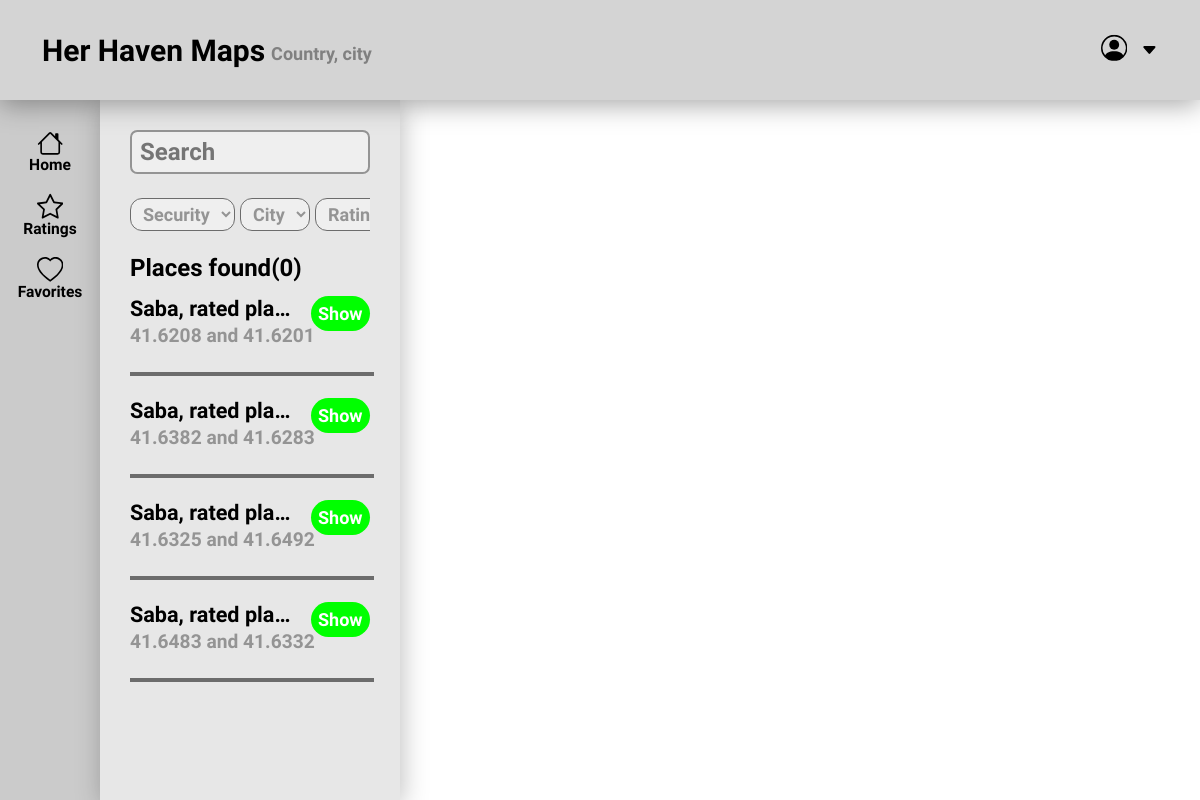
Before: / with the older database file.
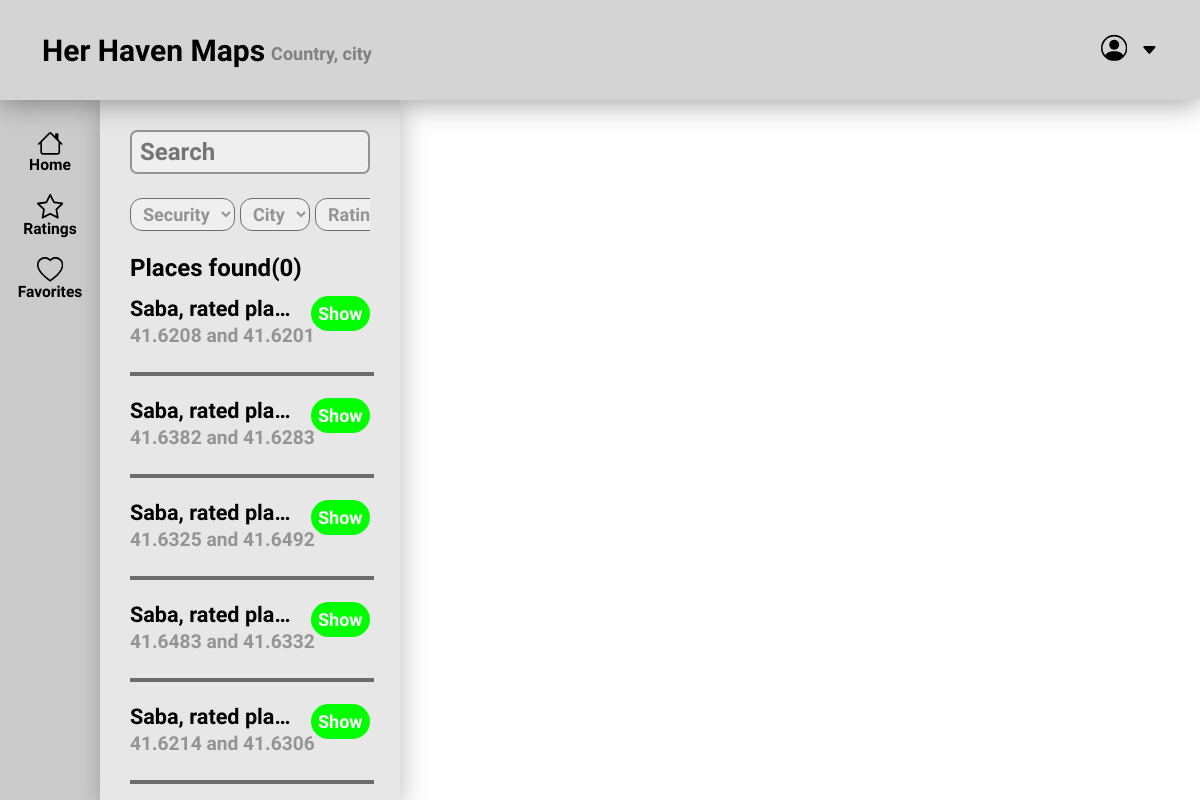
After: the same page with the newer database file.
### Maps/models.py (models this page shows)
class Rate(models.Model):
    user = models.ForeignKey(User, on_delete=models.CASCADE, related_name="poster")
    reason = models.CharField(max_length=300, default='')
    rate = models.IntegerField(max_length=5, default=1)
    Longitude = models.CharField(max_length=600, default='')
    Latitude = models.CharField(max_length=600, default='')
    favorite = models.ManyToManyField(User, related_name="favorited_by")
    def __str__(self):
        return f"{self.user}, rated place"

class User(AbstractUser):
    country = models.CharField(max_length=300, default="0")
    city = models.CharField(max_length=300, default="0")

### Maps/views.py (the view)
# urls.py: path('', views.index, name="index"),
def index(request):
    rates = Rate.objects.all()
    return render(request, "index.html", {
        "rates": rates,
    })

### Maps/templates/index.html (shortened to what this page needs)
{% load static %}
<!DOCTYPE html>
<html lang="en">
    <head>
        <link href="{% static 'css/styles.css' %}" rel="stylesheet">
        <link href='https://api.mapbox.com/mapbox-gl-js/v2.8.1/mapbox-gl.css' rel='stylesheet' />
    </head>
    <body class="body">
        <nav class="navbar">
            <h1 class="navbar_title">Her Haven Maps <h6 class="navbar_country_title">Country, city</h6></h1>
            <div class="navbar_profile">
                <svg xmlns="http://www.w3.org/2000/svg" width="16" height="16" fill="currentColor" class="bi bi-caret-down-fill navbar_profile_drop_icon" viewBox="0 0 16 16">
                    <path d="M7.247 11.14 2.451 5.658C1.885 5.013 2.345 4 3.204 4h9.592a1 1 0 0 1 .753 1.659l-4.796 5.48a1 1 0 0 1-1.506 0z"/>
                </svg>
            </div>
        </nav>
        <div class="main_part">
            <div class="sidebar">
                <div class="navigations">
                    <h3 class="navigations_text">Home</h3>
                </div>
                <div class="navigations">
                    <h3 class="navigations_text">Ratings</h3>
                </div>
                <div class="navigations">
                    <h3 class="navigations_text">Favorites</h3>
                </div>
            </div>
            <div class="search" id="search">
                <input class="search_field" name="search_field" type="search" placeholder="Search">
                <div class="search_tags">
                    <select class="search_tag">
                        <option>Security</option>
                    </select>
                    <select class="search_tag">
                        <option>City</option>
                    </select>
                    <select class="search_tag">
                        <option>Rating</option>
                    </select>
                </div>
                <h1 class="searched_title">Places found(0)</h1>
                {% for i in rates %}
                    <div class="searched_place_div">
                        <h1 class="sp_name">{{ i }}</h1>
                        <div class="sp_open" onclick="showLocation('{{ i.Longitude|floatformat:6 }}', '{{ i.Latitude|floatformat:6 }}', '{{ i.reason }}')">Show</div>
                        <h1 class="sp_street">{{ i.Longitude }} and {{ i.Latitude }}</h1>
                        <hr class="sp_line">
                    </div>
                {% endfor %}
            </div>
            <div class="map" id="map"></div>
        </div>
    </body>
</html>

### Maps/static/css/styles.css (style rules this page uses)
.navbar { position: fixed; top: 0; left: 0; width: 100%; height: 100px; background-color: #D4D4D4; box-shadow: 0px 5px 25px hsla(0, 0%, 0%, 0.341); align-items: center; display: flex; z-index: 10; }
.navbar_title { position: relative; top: 0; left: 0; width: max-content; height: max-content; padding: 0; margin: 0; font-size: 2.5vw; font-family: "Itim"; font-weight: bold; margin-left: 3.5vw; }
.navbar_country_title { position: relative; top: 0; left: 0; width: max-content; height: max-content; padding: 0; margin: 0; font-size: 1.5vw; font-family: "Itim"; font-weight: bold; margin-left: 0.5vw; margin-top: 0.5vw; color: gray; }
.navbar_profile { position: absolute; top: 50%; transform: translateY(-50%); right: 3.5vw; width: max-content; height: max-content; }
.navbar_profile_icon { position: relative; top: 0; left: 0; width: 2.2vw; height: 2.2vw; padding: 0; margin: 0; margin-right: 10px; }
.navbar_profile_drop_icon { position: relative; top: 0; left: 0; width: 1.4vw; height: 1.4vw; padding: 0; margin: 0; margin-bottom: 2.5px; }
.main_part { position: fixed; top: 100px; left: 0px; width: 100vw; height: calc(100vh - 100px); margin: 0; padding: 0; }
.sidebar { position: fixed; top: 100px; left: 0px; width: 100px; height: calc(100vh - 120px); padding-top: 20px; background-color: #CBCBCB; box-shadow: 2px 5px 25px rgba(0, 0, 0, 0.256); overflow-y: auto; }
.search { position: fixed; top: 100px; left: 100px; width: 300px; height: calc(100vh - 120px); padding-top: 20px; background-color: #E7E7E7; box-shadow: 2px 5px 25px rgba(0, 0, 0, 0.256); overflow-y: auto; }
.navigations { position: relative; top: 0; left: 0; width: 100%; height: max-content; margin: 0; padding: 0; padding-top: 10px; padding-bottom: 5px; }
.navigations_icons { position: relative; top: 0; left: calc((100% - 2.2vw) / 2); width: 2.2vw; height: 2.2vw; }
.navigations_text { position: relative; top: -4px; left: 0; width: 100%; height: max-content; margin: 0; padding: 0; text-align: center; color: black; font-family: "Itim"; font-size: 1.3vw; font-weight: bold; }
.search_field { position: relative; top: 0; left: 10%; width: 80%; height: max-content; border: 2px #949494 solid; border-radius: 0.6vw; background-color: #EFEFEF; color: black; font-size: 2vw; font-family: "Itim"; font-weight: bold; outline: none; padding: 0; padding-left: 8px; padding-right: 8px; padding-top: 6px; padding-bottom: 6px; margin: 0; margin-top: 10px; }
.search_tags { position: relative; left: 10%; width: 80%; height: 60px; margin-top: 10px; display: flex; align-items: center; overflow-x: auto; white-space: nowrap; scrollbar-width: thin; -ms-overflow-style: none; }
.search_tag { position: relative; top: 0; left: 0; width: max-content; height: max-content; margin: 0; padding: 0; padding-left: 8px; padding-right: 8px; padding-top: 4px; padding-bottom: 4px; border-radius: 1vw; font-size: 1.5vw; font-family: "Itim"; font-weight: bold; background-color: #EFEFEF; color: #949494; outline: none; border: 1px solid #6C6C6C; display: inline-block; margin-right: 5px; }
.searched_title { position: relative; top: 0; left: 0; width: 80%; margin: 0; padding: 0; margin-left: 10%; margin-top: 10px; font-size: 2vw; font-family: "Itim"; font-weight: bold; }
.searched_place_div { position: relative; top: 0; left: 0; width: 100%; height: max-content; padding: 0; margin: 0; margin-top: 10px; }
.sp_name { position: relative; top: 4px; left: 0; width: 55%; height: 40px; margin: 0; padding: 0; margin-left: 10%; font-size: 1.8vw; font-family: "Itim"; font-weight: bold; overflow: hidden; white-space: nowrap; text-overflow: ellipsis; }
.sp_open { position: absolute; top: 4px; right: 0; width: 15%; margin: 0; padding: 7px; background-color: lime; margin-right: 10%; font-size: 1.5vw; font-family: "Itim"; font-weight: bold; border-radius: 1.5vw; color: white; }
.sp_street { position: relative; top: -8px; left: 0; width: 80%; height: 40px; margin: 0; padding: 0; margin-left: 10%; font-size: 1.6vw; font-family: "Itim"; font-weight: bold; overflow: hidden; white-space: nowrap; text-overflow: ellipsis; color: #949494; }
.sp_line { position: relative; top: -8px; left: 0; width: 80%; margin-left: 10%; border: #6C6C6C 2px solid; padding: 0; }
.map { position: fixed; left: 400px; width: calc(100vw - 400px); height: calc(100vh - 100px); }

Changed rows visible on the page:
added Rate: user.username "Saba, rated pla…", Longitude "41.6214", Latitude "41.6306"
